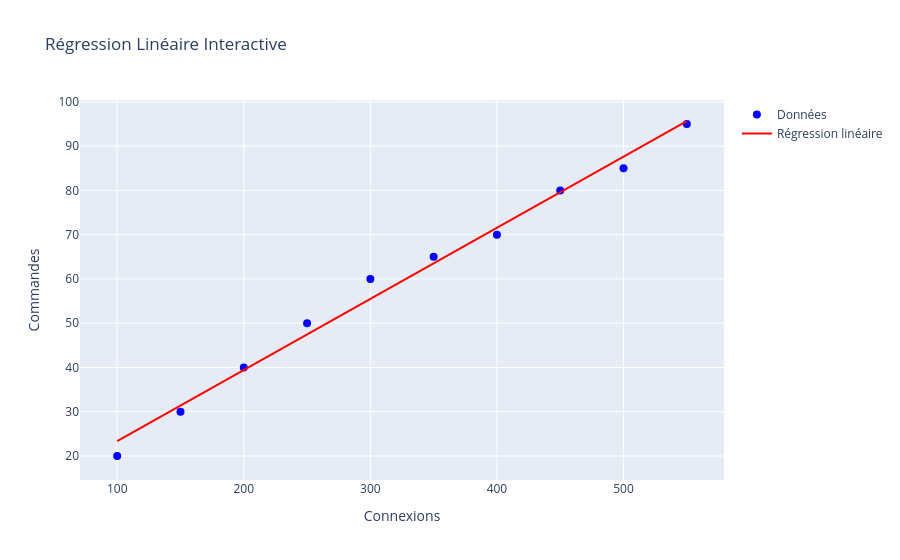

Write notebook code for a chart like this one.
### Code cell
import numpy as np
import plotly.graph_objects as go
from scipy.stats import linregress

# Données
X = np.array([100, 150, 200, 250, 300, 350, 400, 450, 500, 550])
Y = np.array([20, 30, 40, 50, 60, 65, 70, 80, 85, 95])

# Régression linéaire
slope, intercept, r_value, p_value, std_err = linregress(X, Y)

# Droite de régression
Y_pred = slope * X + intercept

# Création de la figure interactive avec Plotly
fig = go.Figure()

# Ajout des points de données
fig.add_trace(go.Scatter(x=X, y=Y, mode='markers', name='Données', marker=dict(size=8, color='blue')))

# Ajout de la ligne de régression
fig.add_trace(go.Scatter(x=X, y=Y_pred, mode='lines', name='Régression linéaire', line=dict(color='red')))

# Mise en forme du graphique
fig.update_layout(
    title="Régression Linéaire Interactive",
    xaxis_title="Connexions",
    yaxis_title="Commandes",
    hovermode="x unified"
)

# Affichage du graphique interactif
fig.show()

### Figure 1 — Plotly figure (JSON) as saved in the notebook; plotly's stock layout.template omitted (floating-point values rounded to 4 significant figures)
{"data": [{"marker": {"color": "blue", "size": 8}, "mode": "markers", "name": "Données", "type": "scatter", "x": [100, 150, 200, 250, 300, 350, 400, 450, 500, 550], "y": [20, 30, 40, 50, 60, 65, 70, 80, 85, 95]}, {"line": {"color": "red"}, "mode": "lines", "name": "Régression linéaire", "type": "scatter", "x": [100, 150, 200, 250, 300, 350, 400, 450, 500, 550], "y": [23.36, 31.39, 39.42, 47.45, 55.48, 63.52, 71.55, 79.58, 87.61, 95.64]}], "layout": {"hovermode": "x unified", "title": {"text": "Régression Linéaire Interactive"}, "xaxis": {"title": {"text": "Connexions"}}, "yaxis": {"title": {"text": "Commandes"}}}}
